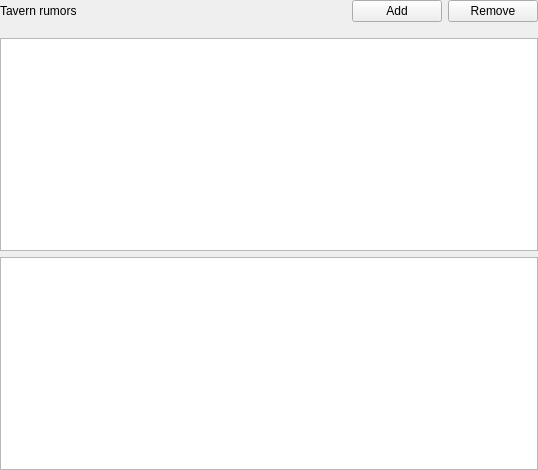
<?xml version="1.0" encoding="UTF-8"?>
<ui version="4.0">
 <class>RumorSettings</class>
 <widget class="QWidget" name="RumorSettings">
  <property name="geometry">
   <rect>
    <x>0</x>
    <y>0</y>
    <width>538</width>
    <height>470</height>
   </rect>
  </property>
  <property name="windowTitle">
   <string>Form</string>
  </property>
  <layout class="QVBoxLayout" name="verticalLayout">
   <property name="leftMargin">
    <number>0</number>
   </property>
   <property name="topMargin">
    <number>0</number>
   </property>
   <property name="rightMargin">
    <number>0</number>
   </property>
   <property name="bottomMargin">
    <number>0</number>
   </property>
   <item>
    <layout class="QHBoxLayout" name="horizontalLayout">
     <property name="bottomMargin">
      <number>10</number>
     </property>
     <item>
      <widget class="QLabel" name="label">
       <property name="text">
        <string>Tavern rumors</string>
       </property>
      </widget>
     </item>
     <item>
      <spacer name="horizontalSpacer">
       <property name="orientation">
        <enum>Qt::Horizontal</enum>
       </property>
       <property name="sizeHint" stdset="0">
        <size>
         <width>40</width>
         <height>20</height>
        </size>
       </property>
      </spacer>
     </item>
     <item>
      <widget class="QPushButton" name="add">
       <property name="minimumSize">
        <size>
         <width>90</width>
         <height>0</height>
        </size>
       </property>
       <property name="text">
        <string>Add</string>
       </property>
      </widget>
     </item>
     <item>
      <widget class="QPushButton" name="remove">
       <property name="minimumSize">
        <size>
         <width>90</width>
         <height>0</height>
        </size>
       </property>
       <property name="maximumSize">
        <size>
         <width>0</width>
         <height>16777215</height>
        </size>
       </property>
       <property name="text">
        <string>Remove</string>
       </property>
      </widget>
     </item>
    </layout>
   </item>
   <item>
    <widget class="QListWidget" name="rumors">
     <property name="editTriggers">
      <set>QAbstractItemView::DoubleClicked|QAbstractItemView::EditKeyPressed</set>
     </property>
     <property name="selectionBehavior">
      <enum>QAbstractItemView::SelectRows</enum>
     </property>
    </widget>
   </item>
   <item>
    <widget class="QPlainTextEdit" name="message"/>
   </item>
  </layout>
 </widget>
 <resources/>
 <connections/>
</ui>
